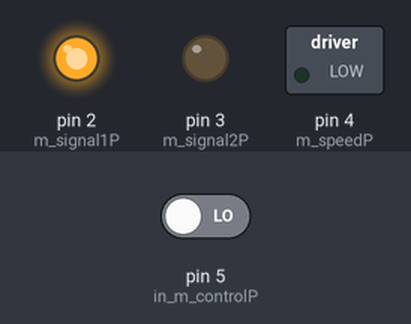
A sketch run on a simulated Arduino Uno, built with avr-gcc and run on an emulated ATmega328P. On the bench: switched loads named in the sketch (green lamp = pin HIGH), output pins drawn as LEDs (lit = HIGH). Inputs (shaded band) come from the test bench; at power-on: pin 5 (in_m_controlP) LOW.

Above: at 1.2 s.
1.3 s: pin 5 (in_m_controlP) driven HIGH
At 2.0 s:
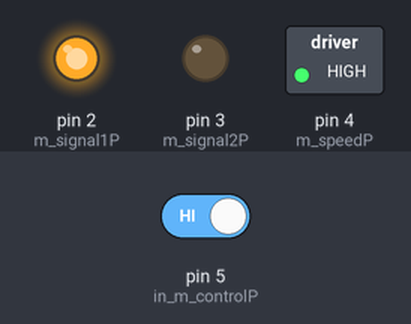
Timing chart, 0 to 4.3 s (numbered marks = the images above; inputs shaded):
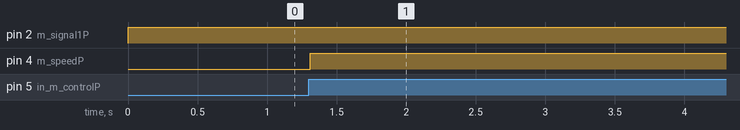

Measured:
- after the input at 1.3 s, pin 4 (m_speedP): LOW → HIGH at once

The sketch:

fan_motor.ino
```cpp
/*
 * 2018/6/6 オリハラ
 * fan_motor
 * モーターを回転させるだけのシステム
 */

// モーター用ピン
const int m_signal1P = 2;
const int m_signal2P = 3;
const int m_speedP = 4;
// そのた
const int in_m_controlP = 5;
// モーター関連
int m_val;  //出力値:1~255
// スイッチ
int state; // 0 オフ 1　オン
int s_val, s_old_val;

void setup(){
  pinMode(m_signal1P,OUTPUT);
  pinMode(m_signal2P,OUTPUT);
  pinMode(in_m_controlP,INPUT);
  m_val = 255;
}

void loop(){
  digitalWrite(m_signal1P,HIGH);
  digitalWrite(m_signal2P,LOW);
  swtchChange();
}
// スイッチ（バウンジング対策済み）
void swtchChange(){
  s_val = digitalRead(in_m_controlP);
  if(s_val == HIGH && s_old_val == LOW){
    state = 1 - state;
    delay(10);
  }
  s_old_val = s_val;
  if(state == 1){
    analogWrite(m_speedP, m_val);
  } else {
    analogWrite(m_speedP, 0);
  }
}
```
